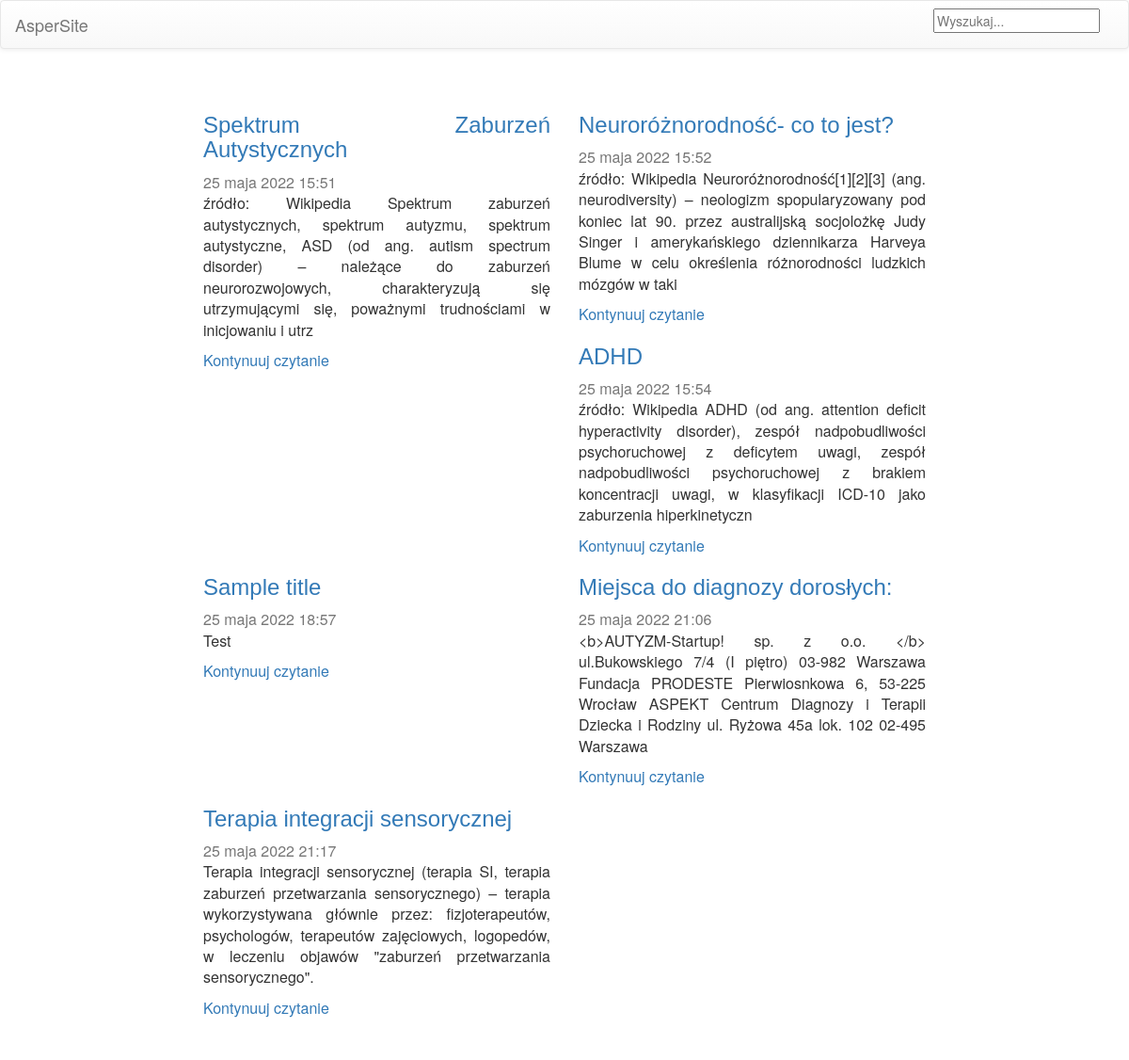
The app's page /, older data.
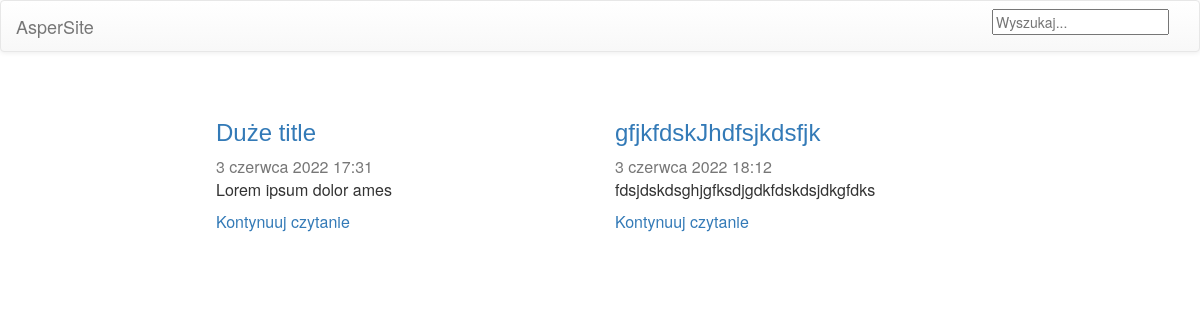
The same page, newer data.
### blog/models.py (models this page shows, shortened)
class Post(models.Model):
    author = models.ForeignKey(settings.AUTH_USER_MODEL, on_delete=models.CASCADE)
    title = models.CharField(max_length=200)
    text = models.TextField()
    image = models.ImageField(upload_to='blog/static/featured_image/%Y/%m/%d/', blank=True, null=True)
    created_date = models.DateTimeField(
        default=timezone.now)
    published_date = models.DateTimeField(
        blank=True, null=True)

### blog/views.py (the view)
# urls.py: path('', views.post_list, name='post_list'),
def post_list(request):
    posts = Post.objects.filter(published_date__lte=timezone.now()).order_by('published_date')
    return render(request, 'blog/post_list.html', {'posts': posts})

### blog/templates/blog/post_list.html
{% extends 'blog/base.html' %}
{% block content %}
    {% for post in posts %}
        <div class="col-md-6">
            <div class="card flex-md-row mb-4 box-shadow h-md-250">
                <div class="card-body d-flex flex-column align-items-start">
                    <h3 class="mb-0">
                        <a class="text-dark" href="{% url 'post_detail' pk=post.pk %}">{{ post.title }}</a>
                    </h3>
                    <div class="mb-1 text-muted">{{ post.published_date }}</div>
                    <p class="card-text mb-auto">{{ post.text|slice:":255" }}</p>
                    <a href="{% url 'post_detail' pk=post.pk %}">Kontynuuj czytanie</a>
                </div>
            </div>
        </div>
    {% endfor %}
{% endblock %}

Row changes from the older to the newer data that the page shows:
removed Post: title "Spektrum Zaburzeń Autystycznych", published_date "25 maja 2022 15:51", text "źródło: Wikipedia Spektrum zaburzeń autystycznych, spektrum autyzmu, spektrum autystyczne, ASD (od ang. autism spectrum disorder) – należące do zaburzeń neurorozwojowych, charakteryzują się utrzymującymi się, poważnymi trudnościami w inicjowaniu i utrz"
removed Post: title "Neuroróżnorodność- co to jest?", published_date "25 maja 2022 15:52", text "źródło: Wikipedia Neuroróżnorodność[1][2][3] (ang. neurodiversity) – neologizm spopularyzowany pod koniec lat 90. przez australijską socjolożkę Judy Singer i amerykańskiego dziennikarza Harveya Blume w celu określenia różnorodności ludzkich mózgów w taki"
removed Post: title "ADHD", published_date "25 maja 2022 15:54", text "źródło: Wikipedia ADHD (od ang. attention deficit hyperactivity disorder), zespół nadpobudliwości psychoruchowej z deficytem uwagi, zespół nadpobudliwości psychoruchowej z brakiem koncentracji uwagi, w klasyfikacji ICD-10 jako zaburzenia hiperkinetyczn"
removed Post: title "Sample title", published_date "25 maja 2022 18:57", text "Test"
removed Post: title "Miejsca do diagnozy dorosłych:", published_date "25 maja 2022 21:06", text "<b>AUTYZM-Startup! sp. z o.o. </b> ul.Bukowskiego 7/4 (I piętro) 03-982 Warszawa Fundacja PRODESTE Pierwiosnkowa 6, 53-225 Wrocław ASPEKT Centrum Diagnozy i Terapii Dziecka i Rodziny ul. Ryżowa 45a lok. 102 02-495 Warszawa"
removed Post: title "Terapia integracji sensorycznej", published_date "25 maja 2022 21:17", text "Terapia integracji sensorycznej (terapia SI, terapia zaburzeń przetwarzania sensorycznego) – terapia wykorzystywana głównie przez: fizjoterapeutów, psychologów, terapeutów zajęciowych, logopedów, w leczeniu objawów \"zaburzeń przetwarzania sensorycznego\"."
added Post: title "Duże title", published_date "3 czerwca 2022 17:31", text "Lorem ipsum dolor ames"
added Post: title "gfjkfdskJhdfsjkdsfjk", published_date "3 czerwca 2022 18:12", text "fdsjdskdsghjgfksdjgdkfdskdsjdkgfdks"
